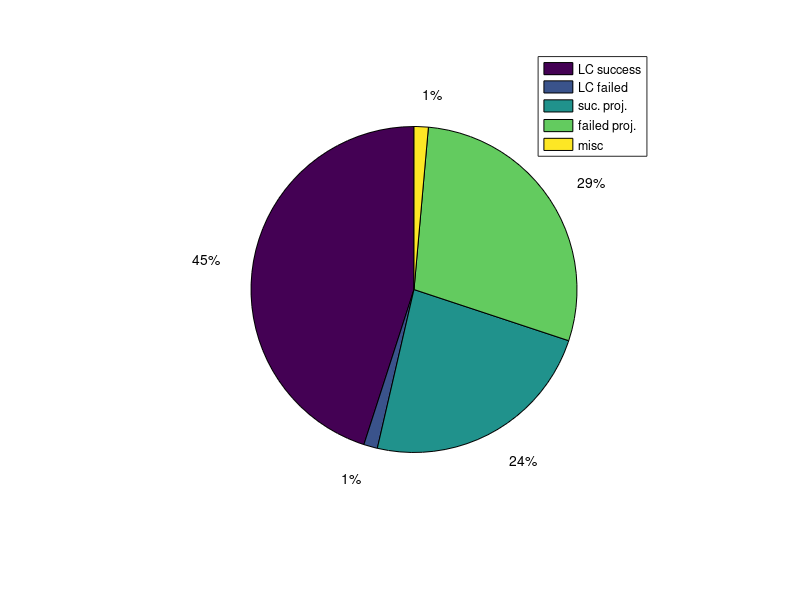

The MATLAB script that drew this image:
clear all
clc

%%

D = load('benchmark_SBL_GD_3poles_profileTime.txt');
D = D(:,2:end);


totalTime = D(:,3)*1e3;
lc_time = D(:,11)*1e3;
lc_checks = D(:,12);
lc_suc_checks = D(:,13);

projSuccessTime = D(:,14)*1e3;
projFailedTime = D(:,15)*1e3;

numSuccess = D(:,16);
numFailed = D(:,17);

lcSuccessTime = D(:,18)*1e3;
lcFailedTime = D(:,19)*1e3;

%%

fprintf('Avg. time: %.2f msec.\n', mean(totalTime));

fprintf('\nAvg. successful projection time (of a random node): %.2f msec.\n', mean(projSuccessTime));
fprintf('Avg. failed projection time (of a random node): %.2f msec.\n', mean(projFailedTime));
fprintf('Avg. number of successful projections: %d.\n', round(mean(numSuccess)));
fprintf('Avg. number of failed projections: %d.\n', round(mean(numFailed)));

fprintf('\nAvg. local connection time: %.2f msec.\n', mean(lc_time));
fprintf('Avg. successful LC time (of a random node): %.2f msec.\n', mean(lcSuccessTime));
fprintf('Avg. failed LC time (of a random node): %.2f msec.\n', mean(lcFailedTime));
fprintf('Avg. number of successful LC checks: %d.\n', round(mean(lc_suc_checks)));
fprintf('Avg. number of failed LC checks: %d.\n', round(mean(lc_checks-lc_suc_checks)));

%%
P = [mean(lcSuccessTime) mean(lcFailedTime) mean(projSuccessTime) mean(projFailedTime)];
P = [P mean(totalTime)-sum(P)];


figure(1);
pie(P);
legend('LC success','LC failed','suc. proj.','failed proj.','misc');